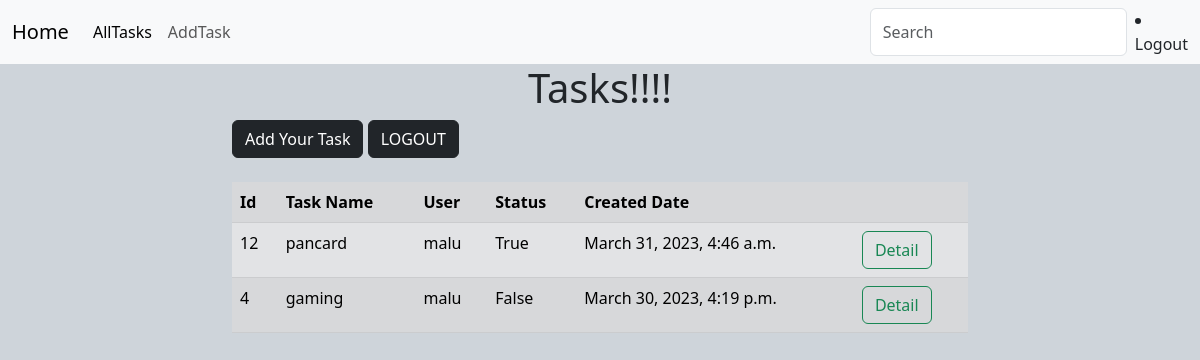
The app's page /tasks/all/ (signed in) with its own data.
### todo/models.py (models this page shows, shortened)
class Task(models.Model):
    task_name=models.CharField(max_length=200)
    user=models.ForeignKey(User,on_delete=models.CASCADE)
    status=models.BooleanField(default=False)
    created_date=models.DateTimeField(auto_now_add=True)

### todo/views.py (the view)
# urls.py: path('tasks/all/',views.TaskListView.as_view(),name="task-list"),
@method_decorator(sign_required,name="dispatch")
class TaskListView(View):
    model=Task
    template_name="task-list.html"
    def get(self,request,*args,**kwargs):
        qs=Task.objects.filter(user=request.user).order_by("-created_date")
        return render(request,self.template_name,{"tasks":qs})

### todo/views.py (called while the page is built)
def sign_required(fn):
    def wrapper(request,*args,**kwargs):
        if  not request.user.is_authenticated:
            messages.error(request,"Please Login!!")
            return redirect("signin")
        return fn(request,*args,**kwargs)
    return wrapper

### todo/templates/task-list.html (shortened to what this page needs)
{%extends 'base.html'%}
{%block body_block%}
<div class="container">
    <div class="row">
        <div class="col-2"></div>
        <div class="col-8">
        <h1 class="text-center">Tasks!!!!</h1>
        <a href="{%url 'task-add'%}" class="btn btn-dark">Add Your Task</a>
        <a href="{%url 'signout'%}" class="btn btn-dark">LOGOUT</a>
        <table class="table table-striped mt-4 table-secondary">
            <tr>
                <th>Id</th>
                <th>Task Name</th>
                <th>User</th>
                <th>Status</th>
                <th>Created Date</th>
                <th></th>
            </tr>
            {%for t in tasks%}
            <tr>
                <td>{{t.id}}</td>
                <td>{{t.task_name}}</td>
                <td>{{t.user}}</td>
                <td>{{t.status}}</td>
                <td>{{t.created_date}}</td>
                <td>
                    <a href="{%url 'task-detail' t.id%}" class="btn btn-outline-success">Detail</a>
                </td>
            </tr>
            {%endfor%}
        </table>
    </div>
    <div class="col-2"></div>
</div>
</div>
{%endblock%}

### records on screen
Task: id "12", task_name "pancard", user "malu", status "True", created_date "March 31, 2023, 4:46 a.m."
Task: id "4", task_name "gaming", user "malu", status "False", created_date "March 30, 2023, 4:19 p.m."
